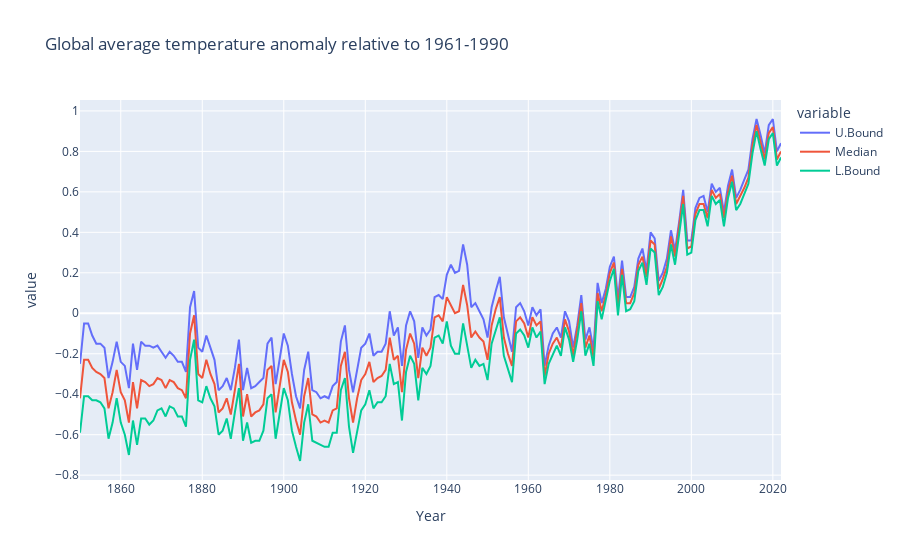

The notebook cell saved with this chart:
### Markdown cell above
The data is how we want it now. Let's look at the line graph again.

### Code cell
# create the basic line graph
fig = px.line(
    df_global, 
    x="Year", 
    y=[
        "U.Bound",
        "Median",
        "L.Bound",
    ],
    title='Global average temperature anomaly relative to 1961-1990',
)

# display
fig.show()

### Figure 1 — Plotly figure (JSON) as saved in the notebook; plotly's stock layout.template omitted (floating-point values rounded to 4 significant figures; data arrays with more than 128 entries replaced by an {"elided": "..."} marker saying what was removed)
{"data": [{"hovertemplate": "variable=U.Bound<br>Year=%{x}<br>value=%{y}<extra></extra>", "legendgroup": "U.Bound", "line": {"color": "#636efa", "dash": "solid"}, "marker": {"symbol": "circle"}, "mode": "lines", "name": "U.Bound", "orientation": "v", "showlegend": true, "type": "scatter", "x": {"elided": "173 int values"}, "xaxis": "x", "y": {"elided": "173 float values"}, "yaxis": "y"}, {"hovertemplate": "variable=Median<br>Year=%{x}<br>value=%{y}<extra></extra>", "legendgroup": "Median", "line": {"color": "#EF553B", "dash": "solid"}, "marker": {"symbol": "circle"}, "mode": "lines", "name": "Median", "orientation": "v", "showlegend": true, "type": "scatter", "x": {"elided": "173 int values"}, "xaxis": "x", "y": {"elided": "173 float values"}, "yaxis": "y"}, {"hovertemplate": "variable=L.Bound<br>Year=%{x}<br>value=%{y}<extra></extra>", "legendgroup": "L.Bound", "line": {"color": "#00cc96", "dash": "solid"}, "marker": {"symbol": "circle"}, "mode": "lines", "name": "L.Bound", "orientation": "v", "showlegend": true, "type": "scatter", "x": {"elided": "173 int values"}, "xaxis": "x", "y": {"elided": "173 float values"}, "yaxis": "y"}], "layout": {"legend": {"title": {"text": "variable"}, "tracegroupgap": 0}, "title": {"text": "Global average temperature anomaly relative to 1961-1990"}, "xaxis": {"anchor": "y", "domain": [0, 1], "title": {"text": "Year"}}, "yaxis": {"anchor": "x", "domain": [0, 1], "title": {"text": "value"}}}}
